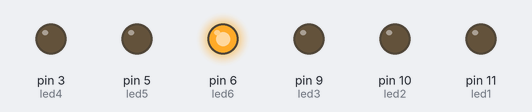
This sketch was run on a simulated Arduino Uno, built with avr-gcc and run on an emulated ATmega328P. Shown: output pins drawn as LEDs (lit = HIGH).

Above: at 0.15 s.
At 24.99 s:
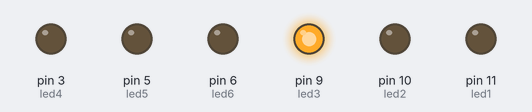
At 49.86 s:
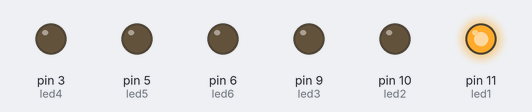
At 99.94 s:
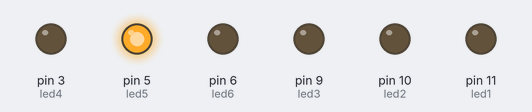
Timing chart, 0 to 100.2 s (numbered marks = the images above):
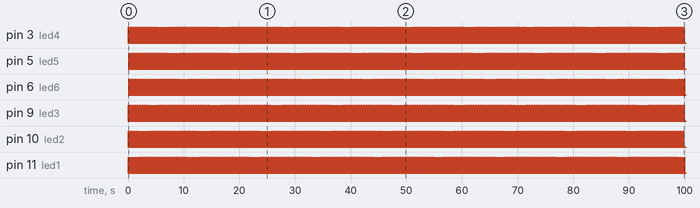

The sketch:

arcReactor01.ino
```cpp
//Initalize variables
int led1 = 11;
int led2 = 10;
int led3 = 9;
int led4 = 3;
int led5 = 5;
int led6 = 6;
//set delay for high and low LED pins
int ledDelayH = 25;
int ledDelayL = 0;
//set variable resistor pin
int res1 = 0;

void setup() {
  //Set all LED pins as output
  pinMode(led1, OUTPUT);
  pinMode(led2, OUTPUT);
  pinMode(led3, OUTPUT);
  pinMode(led4, OUTPUT);
  pinMode(led5, OUTPUT);
  pinMode(led6, OUTPUT);
  pinMode(res1, INPUT);
}

void loop() {
//set led pins high & low, produces spinning effect
  digitalWrite(led1, HIGH);
  delay(ledDelayH);
  digitalWrite(led1, LOW);
  delay(ledDelayL);

  digitalWrite(led2, HIGH);
  delay(ledDelayH);
  digitalWrite(led2, LOW);
  delay(ledDelayL);

  digitalWrite(led3, HIGH);
  delay(ledDelayH);
  digitalWrite(led3, LOW);
  delay(ledDelayL);

  digitalWrite(led4, HIGH);
  delay(ledDelayH);
  digitalWrite(led4, LOW);
  delay(ledDelayL);

  digitalWrite(led5, HIGH);
  delay(ledDelayH);
  digitalWrite(led5, LOW);
  delay(ledDelayL);

  digitalWrite(led6, HIGH);
  delay(ledDelayH);
  digitalWrite(led6, LOW);
  delay(ledDelayL);

}
```

Measured:
- by itself, pin 3 (led4), pin 5 (led5), pin 6 (led6), pin 9 (led3), pin 10 (led2), pin 11 (led1): alternates HIGH for 0.03 s and LOW for 0.13 s
- by itself, everything shown: repeats every 1.1 s, in 3 steps
